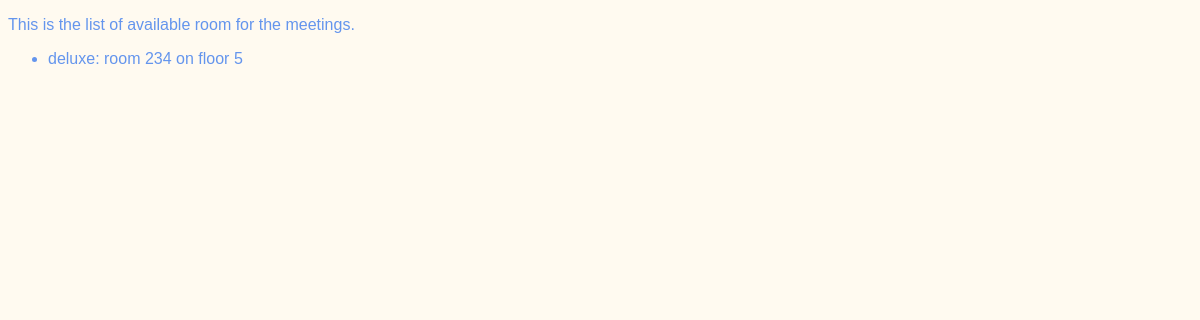
Page /meetings/rooms on the earlier database version.
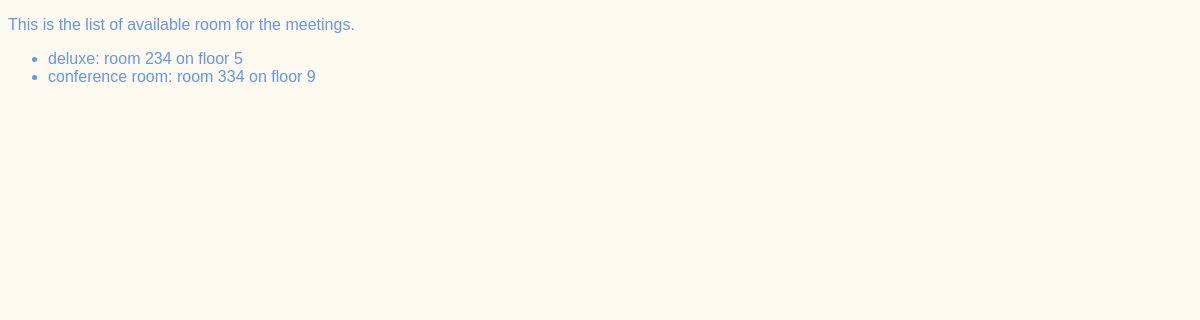
Same page on the later database version.
### meetings/models.py (models this page shows)
class Room(models.Model):
    name = models.CharField(max_length=50)
    floor = models.IntegerField()
    room_number =models.IntegerField()
    def __str__(self):
        return f"{self.name}: room {self.room_number} on floor {self.floor}"

### meetings/views.py (the view)
# urls.py: path('rooms', views.rooms_list, name='rooms'),
def rooms_list(request):
    return render(request, 'meetings/rooms_list.html',{'rooms':Room.objects.all()})

### meetings/templates/meetings/rooms_list.html (shortened to what this page needs)
{% extends 'base.html' %}
{% block content %}
    <p>This is the list of available room for the meetings.</p>
    <ul>
        {% for room in rooms %}
            <li>
                {{room}}
            </li>
        {% endfor%}
    </ul>
{% endblock %}

Differences in the rows shown:
added Room: name+room_number+floor "conference room: room 334 on floor 9"
